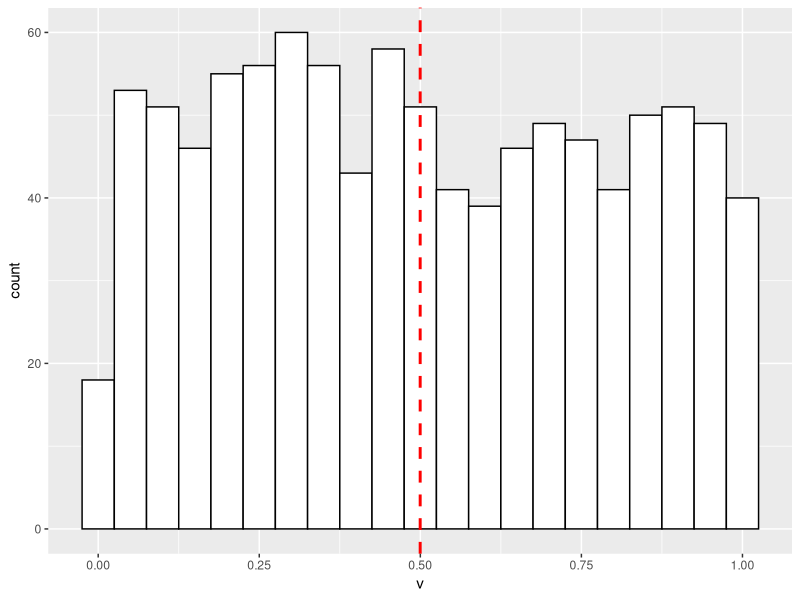
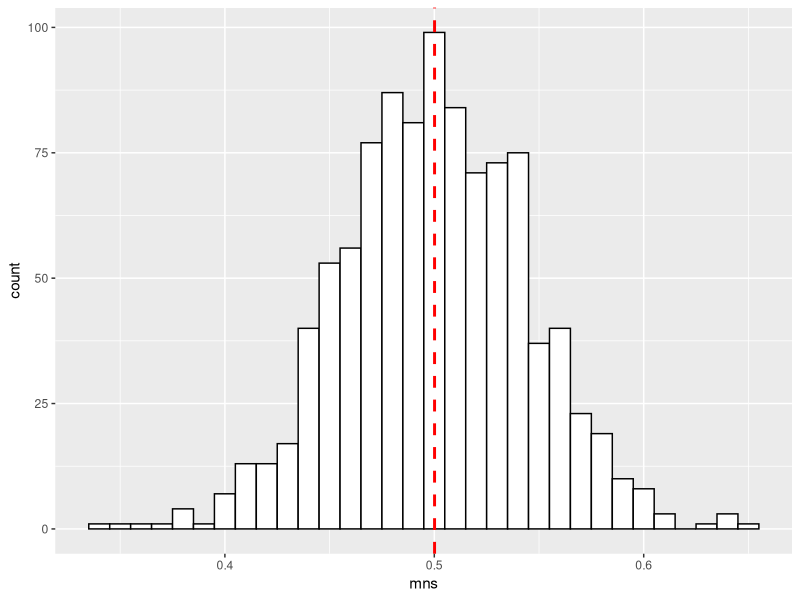

R code for these plots, in order:
## ---- chunk 1
library(ggplot2)
## ---- chunk 2

#par(mfrow=c(1,2))
#hist(runif(1000))

v <- runif(1000)
  
ggplot() + aes(v)+ geom_histogram(binwidth=0.05, colour="black", fill="white") + geom_vline(aes(xintercept=mean(v, na.rm=T)), color="red", linetype="dashed", size=1)


mns = NULL
for (i in 1 : 1000) mns = c(mns, mean(runif(40)))

ggplot() + aes(mns)+ geom_histogram(binwidth=0.01, colour="black", fill="white") + geom_vline(aes(xintercept=mean(mns, na.rm=T)), color="red", linetype="dashed", size=1)

#hist(mns)
